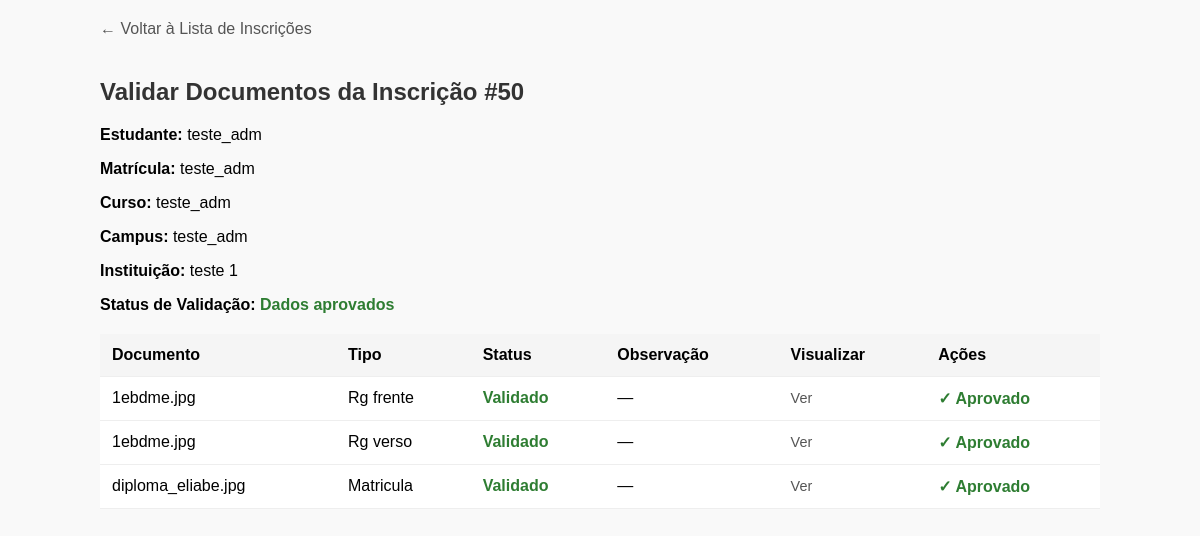
Page /public/validar_documentos.php?id=50 (signed in) on the committed database.
### tables this page shows
CREATE TABLE `estudantes` (
  `id` int NOT NULL AUTO_INCREMENT,
  `nome` varchar(150) NOT NULL,
  `data_nascimento` date NOT NULL,
  `cpf` varchar(14) DEFAULT NULL,
  `documento_tipo` enum('RG','CNH','PASSAPORTE') NOT NULL,
  `documento_numero` varchar(30) NOT NULL,
  `documento_orgao` varchar(100) DEFAULT NULL,
  `instituicao_id` int NOT NULL,
  `campus` varchar(100) DEFAULT NULL,
  `curso` varchar(150) NOT NULL,
  `nivel` varchar(50) NOT NULL,
  `matricula` varchar(50) NOT NULL,
  `situacao_academica` enum('Matriculado','Trancado','Formado','Cancelado') DEFAULT 'Matriculado',
  `status_validacao` enum('pendente','dados_aprovados') DEFAULT 'pendente',
  `email` varchar(150) DEFAULT NULL,
  `telefone` varchar(20) DEFAULT NULL,
  `criado_em` datetime DEFAULT CURRENT_TIMESTAMP,
  `atualizado_em` datetime DEFAULT NULL ON UPDATE CURRENT_TIMESTAMP,
  PRIMARY KEY (`id`),
  UNIQUE KEY `cpf` (`cpf`)
);

CREATE TABLE `instituicoes` (
  `id` int NOT NULL AUTO_INCREMENT,
  `nome` varchar(255) NOT NULL,
  `endereco` text,
  `cidade` varchar(100) DEFAULT NULL,
  `estado` char(2) DEFAULT NULL,
  `cep` varchar(10) DEFAULT NULL,
  `status` enum('ativa','inativa') NOT NULL DEFAULT 'ativa',
  `criado_em` timestamp NULL DEFAULT CURRENT_TIMESTAMP,
  `atualizado_em` timestamp NULL DEFAULT CURRENT_TIMESTAMP ON UPDATE CURRENT_TIMESTAMP,
  PRIMARY KEY (`id`)
);

CREATE TABLE `documentos_anexados` (
  `id` int NOT NULL AUTO_INCREMENT,
  `entidade_tipo` enum('estudante','inscricao') NOT NULL,
  `entidade_id` int NOT NULL,
  `tipo` enum('rg_frente','rg_verso','cnh_frente','cnh_verso','cpf_frente','cpf_verso','matricula','pagamento','selfie_documento') NOT NULL,
  `caminho_arquivo` varchar(255) NOT NULL,
  `descricao` varchar(255) DEFAULT NULL,
  `validado` enum('pendente','validado','invalido') DEFAULT 'pendente',
  `observacoes_validacao` text,
  `criado_em` timestamp NULL DEFAULT CURRENT_TIMESTAMP,
  `atualizado_em` timestamp NULL DEFAULT CURRENT_TIMESTAMP ON UPDATE CURRENT_TIMESTAMP,
  PRIMARY KEY (`id`),
  KEY `idx_entidade` (`entidade_tipo`,`entidade_id`),
  KEY `idx_tipo` (`tipo`)
);

### app/models/Inscricao.php (called while the page is built, shortened)
<?php
class Inscricao {
    private $conn;
    private $table = 'inscricoes';
    public $id;
    public function __construct($db) {
        $this->conn = $db;
    }
    public function getDocumentos() {
        $query = "SELECT * FROM documentos_anexados WHERE entidade_tipo = :entidade_tipo AND entidade_id = :entidade_id ORDER BY tipo, criado_em";
        $stmt = $this->conn->prepare($query);
        $stmt->bindValue(':entidade_tipo', 'inscricao', PDO::PARAM_STR);
        $stmt->bindParam(':entidade_id', $this->id, PDO::PARAM_INT);
        try {
            $stmt->execute();
            $result = $stmt->fetchAll(PDO::FETCH_ASSOC);
            return $result ?: [];
        } catch (Exception $e) {
            error_log("Erro ao buscar documentos na nova tabela: " . $e->getMessage());
            return [];
        }
    }
    public function buscarPorId($id) {
        $query = "SELECT * FROM {$this->table} WHERE id = :id";
        $stmt = $this->conn->prepare($query);
        $stmt->bindParam(':id', $id, PDO::PARAM_INT);
        $stmt->execute();
        return $stmt->fetch(PDO::FETCH_ASSOC);
    }
}
?>

### app/models/Estudante.php (called while the page is built, shortened)
<?php
class Estudante {
    private $conn;
    private $table = 'estudantes';
    public function __construct($db) {
        $this->conn = $db;
    }
    public function buscarPorId($id) {
        $query = "SELECT e.*, i.nome AS instituicao_nome FROM {$this->table} e LEFT JOIN instituicoes i ON e.instituicao_id = i.id WHERE e.id = :id";
        $stmt = $this->conn->prepare($query);
        $stmt->bindParam(':id', $id);
        $stmt->execute();
        return $stmt->fetch(PDO::FETCH_ASSOC);
    }
}
?>

### public/validar_documentos.php (the view, shortened to what this page needs)
<?php
require_once __DIR__ . '/../app/controllers/AuthController.php';
require_once __DIR__ . '/../app/models/Inscricao.php';
require_once __DIR__ . '/../app/models/Estudante.php';
$database = new Database();
$db = $database->getConnection();
$inscricaoModel = new Inscricao($db);
$estudanteModel = new Estudante($db);
$inscricaoId = null;
$estudante = null;
if (isset($_GET['id'])) {
    $inscricaoId = (int)$_GET['id'];
} else {
    $erro = "ID da inscrição não fornecido.";
}
$documentos = [];
if ($inscricaoId) {
    $inscricao = $inscricaoModel->buscarPorId($inscricaoId);
    if ($inscricao) {
        $estudanteId = $inscricao['estudante_id'];
        $estudante = $estudanteModel->buscarPorId($estudanteId);
        $inscricaoModel->id = $inscricaoId;
        $documentos = $inscricaoModel->getDocumentos();
        $documentos = array_filter($documentos, function($doc) {
            return $doc['tipo'] !== 'pagamento';
        });
    }
}
?>
<!DOCTYPE html>
<html>
<head>
</head>
<body>
    <div class="container">
        <a href="gerenciar_inscricoes.php" class="voltar">← Voltar à Lista de Inscrições</a>
        <h2>Validar Documentos da Inscrição #<?= htmlspecialchars($inscricaoId) ?></h2>
        <?php if ($estudante): ?>
            <p><strong>Estudante:</strong> <?= htmlspecialchars($estudante['nome']) ?></p>
            <p><strong>Matrícula:</strong> <?= htmlspecialchars($estudante['matricula']) ?></p>
            <p><strong>Curso:</strong> <?= htmlspecialchars($estudante['curso'] ?? 'N/A') ?></p>
            <p><strong>Campus:</strong> <?= htmlspecialchars($estudante['campus'] ?? 'N/A') ?></p>
            <p><strong>Instituição:</strong> <?= htmlspecialchars($estudante['instituicao_nome'] ?? 'N/A') ?></p>
            <p><strong>Status de Validação:</strong>
                <span style="font-weight: bold; color: <?= $estudante['status_validacao'] === 'dados_aprovados' ? '#2e7d32' : '#f57c00' ?>">
                    <?= ucfirst(str_replace('_', ' ', $estudante['status_validacao'])) ?>
                </span>
            </p>
        <?php endif; ?>
        <?php if (!empty($documentos)): ?>
            <table>
                <thead>
                    <tr>
                        <th>Documento</th>
                        <th>Tipo</th>
                        <th>Status</th>
                        <th>Observação</th>
                        <th>Visualizar</th>
                        <th>Ações</th>
                    </tr>
                </thead>
                <tbody>
                    <?php foreach ($documentos as $doc): ?>
                    <?php
                    $safeDocId = $doc['id'];
                    ?>
                    <tr id="linha_doc_<?= $safeDocId ?>">
                        <td>
                            <?= htmlspecialchars($doc['descricao']) ?>
                        </td>
                        <td><?= htmlspecialchars(ucfirst(str_replace('_', ' ', $doc['tipo']))) ?></td>
                        <td id="status_doc_<?= $safeDocId ?>">
                            <span class="status-<?= $doc['validado'] ?? 'n_a' ?>">
                                <?= ucfirst($doc['validado'] ?? 'n/a') ?>
                            </span>
                        </td>
                        <td id="obs_doc_<?= $safeDocId ?>">
                            <?= htmlspecialchars($doc['observacoes_validacao'] ?? '—') ?>
                        </td>
                        <td>
                            <a href="../public/<?= htmlspecialchars($doc['caminho_arquivo']) ?>" target="_blank" class="doc-link">Ver</a>
                        </td>
                        <td class="celula_acoes_<?= $safeDocId ?>">
                            <?php if (($doc['validado'] ?? 'pendente') !== 'validado'): ?>
                                <button class="btn-acao btn-validar-modal" onclick="validarDocumento('<?= $safeDocId ?>')">Validar</button>
                                <button class="btn-acao btn-reenviar-modal" onclick="abrirModalReenvio('<?= $safeDocId ?>', '<?= addslashes(htmlspecialchars($doc['descricao'])) ?>')">Solicitar Reenvio</button>
                            <?php else: ?>
                                <span style="color:#2e7d32; font-weight:bold;">✓ Aprovado</span>
                            <?php endif; ?>
                        </td>
                    </tr>
                    <?php endforeach; ?>
                </tbody>
            </table>
        <?php endif; ?>
    </div>
</body>
</html>

### public/validar_documentos.php (style rules this page uses)
body { font-family: sans-serif; margin: 20px; background: #f9f9f9; }
.container { max-width: 1000px; margin: 0 auto; }
h2 { color: #333; }
table { width: 100%; border-collapse: collapse; background: white; margin-top: 20px; }
th, td { padding: 12px; text-align: left; border-bottom: 1px solid #eee; }
th { background: #f5f5f5; }
a { color: #1976d2; text-decoration: none; margin-right: 10px; }
.voltar { display: inline-block; margin-bottom: 20px; color: #555; }
.doc-link { font-size: 0.9em; color: #555; }
.status-validado { color: #2e7d32; font-weight: bold; }

### rows in the picture
estudantes: nome "teste_adm", matricula "teste_adm", curso "teste_adm", campus "teste_adm", instituicoes.nome "teste 1", status_validacao "Dados aprovados"
documentos_anexados: descricao "1ebdme.jpg", tipo "Rg frente", validado "Validado", observacoes_validacao "—", shows "✓ Aprovado"
documentos_anexados: descricao "1ebdme.jpg", tipo "Rg verso", validado "Validado", observacoes_validacao "—", shows "✓ Aprovado"
documentos_anexados: descricao "diploma_eliabe.jpg", tipo "Matricula", validado "Validado", observacoes_validacao "—", shows "✓ Aprovado"

### other values in the picture
$inscricaoId "50"
